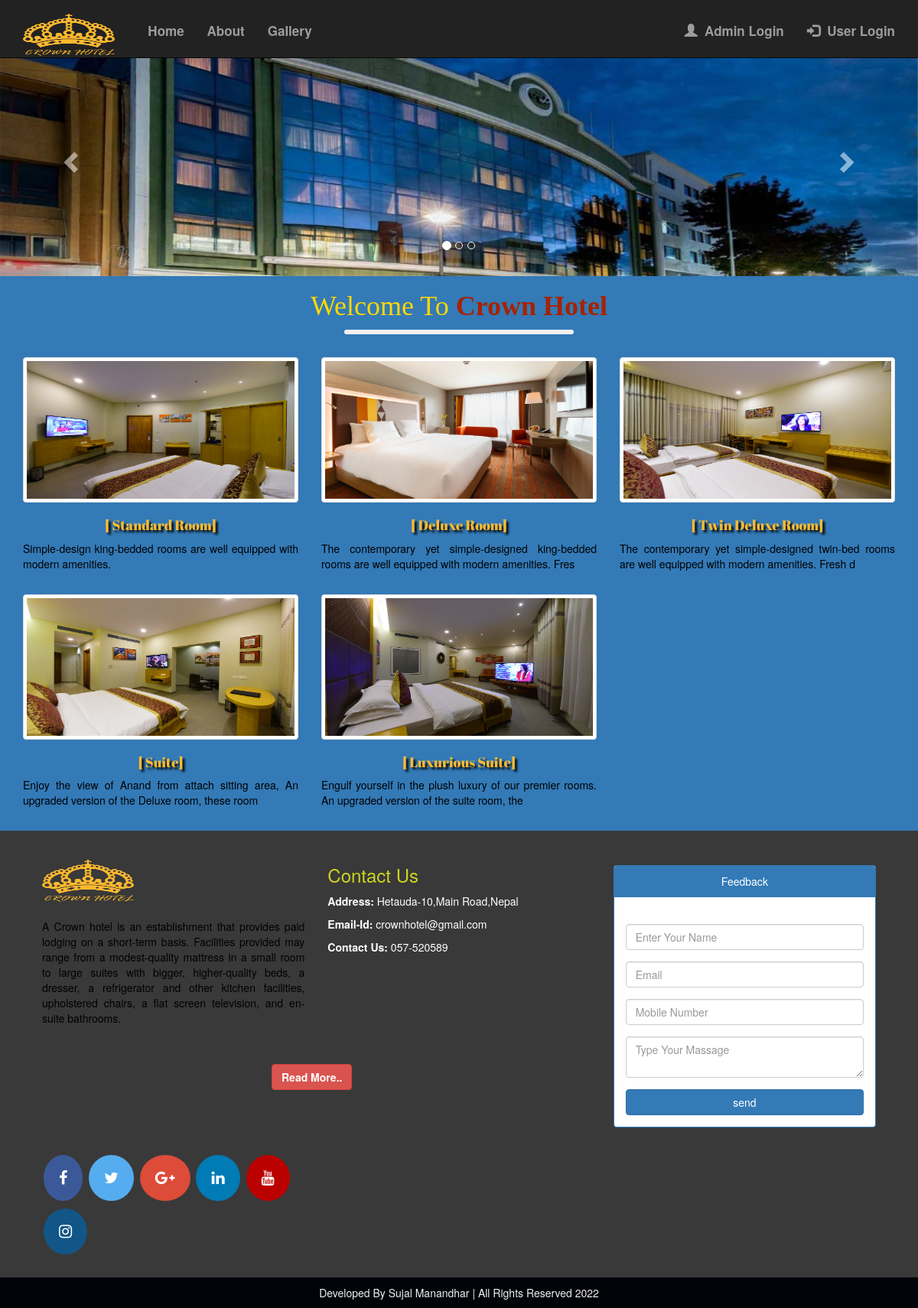
The page / on the database its author committed.
### tables this page shows
CREATE TABLE `slider` (
  `id` int(11) NOT NULL,
  `image` varchar(100) NOT NULL,
  `caption` varchar(100) NOT NULL
);

CREATE TABLE `rooms` (
  `room_id` int(11) NOT NULL,
  `room_no` int(11) NOT NULL,
  `type` varchar(100) NOT NULL,
  `price` bigint(20) NOT NULL,
  `details` text NOT NULL,
  `image` varchar(255) NOT NULL
);

### index.php (the view, shortened to what this page needs)
<!DOCTYPE html>
<html lang="en">
<head>
  <link rel="stylesheet" href="https://maxcdn.bootstrapcdn.com/bootstrap/3.4.0/css/bootstrap.min.css">
  <link href="css/style.css"rel="stylesheet"/>
</head>
<body style="margin-top:50px;">
  <?php
      include('Menu Bar.php')
  ?>
<div id="myCarousel" class="carousel slide" data-ride="carousel">
    <ol class="carousel-indicators">
      <li data-target="#myCarousel" data-slide-to="0" class="active"></li>
      <li data-target="#myCarousel" data-slide-to="1"></li>
	   <li data-target="#myCarousel" data-slide-to="2"></li>
    </ol>
    <div class="carousel-inner" role="listbox">
      <?php
		$i=1;
	  $sql=mysqli_query($con,"select * from slider");
		while($slider=mysqli_fetch_assoc($sql))
		{
		$slider_img=$slider['image'];
		$path="image/Slider/$slider_img";
			if($i==1)
			{
		?>
	  <div class="item active">
        <img src="<?php echo $path; ?>" alt="Image">
        <div class="carousel-caption">
		</div>
      </div>
		<?php	} ?>
		<?php $i++; } ?>
    </div>
    <a class="left carousel-control" href="#myCarousel" role="button" data-slide="prev">
      <span class="glyphicon glyphicon-chevron-left" aria-hidden="true"></span>
    </a>
    <a class="right carousel-control" href="#myCarousel" role="button" data-slide="next">
      <span class="glyphicon glyphicon-chevron-right" aria-hidden="true"></span>
    </a>
</div>
 <div class="container-fluid"id="red">
<div class="container text-center">
  <h1>Welcome To <font color="#a6e22b;"><b>Crown Hotel</b></font></h1><hr><br>
  <div class="row">
    <div class="hov">
	<?php
	$sql=mysqli_query($con,"select * from rooms");
	while($r_res=mysqli_fetch_assoc($sql))
	{
	?>
	<div class="col-sm-4">
      <a href="room_details.php?room_id=<?php echo $r_res['room_id']; ?>"><img src="image/rooms/<?php echo $r_res['image']; ?>"class="img-responsive thumbnail"alt="Image"id="img1">
      <h4 class="Room_Text">[ <?php echo $r_res['type']; ?>]</h4>
      <p class="text-justify"><?php echo substr($r_res['details'],0,100); ?></p><br>
  </a>
     </div>
	<?php } ?>
  </div>
  </div>
</div>
</div>
<?php
  include('Footer.php')
?>
</body>
</html>

### Menu Bar.php (shortened to what this page needs)
<nav class="navbar navbar-inverse navbar-fixed-top">
  <div class="container">
    <div class="navbar-header">
      <img src="logo/logo2.png" width="120px"height="70px"style="margin-top:5px;">&nbsp;&nbsp;&nbsp;&nbsp;&nbsp;&nbsp;
    </div>
    <div class="collapse navbar-collapse" id="myNavbar">
      <ul class="nav navbar-nav">
        <li><a href="index.php"title="Home">Home</a></li>
        <li><a href="about.php"title="About">About </a></li>
		    <li><a href="image gallery.php"title="Gallery">Gallery </a></li>
      </ul>
      <ul class="nav navbar-nav navbar-right">
        <li><a href="admin/index.php"title="Admin Login"><span class="glyphicon glyphicon-user"></span>&nbsp;&nbsp;Admin Login</a></li>
        <?php
      if($_SESSION['create_account_logged_in']!="")
      {
        ?>
        <li class="dropdown"><a class="dropdown-toggle" data-toggle="dropdown" href="#">View Status <span class="caret"></span></a>
        	<ul class="dropdown-menu">
          		<li><a href="profile.php">Profile</a></li>
              <li><a href="order.php">Booking Status</a></li>
              <li><a href="logout.php">Logout</a></li>
        	</ul>
        </li>
        <?PHP } else
		{
		?>
		<li><a href="Login.php"title="login"><span class="glyphicon glyphicon-log-in"></span>&nbsp;&nbsp;User Login</a>
        </li>
		<?php
		} ?>
      </ul>
    </div>
  </div>
</nav>

### Footer.php (shortened to what this page needs)
<footer style="background-color: #393939;">
    <div class="container-fluid">
	<div class="col-sm-4 hov">
		<img src="logo/logo2.png"width="120px"height="70px"/><br><br>
    <p class="text-justify">A  Crown hotel is an establishment that provides paid lodging on a short-term basis. Facilities provided may range from a modest-quality mattress in a small room to large suites with bigger, higher-quality beds, a dresser, a refrigerator and other kitchen facilities, upholstered chairs, a flat screen television, and en-suite bathrooms. </p><br>
      <center><a href="about.php" class="btn btn-danger"><b>Read More..</b></a></center><br><br><br>
 <?php
  include('Social ican.php')
?>
	</div>&nbsp;&nbsp;
	<div class="col-sm-4 text-justify">
	       <h3 style="color:#cdd51f;">Contact Us</h3>
      <p style="color:white;"><strong>Address:&nbsp;</strong>Hetauda-10,Main Road,Nepal</p>
      <p style="color:white;"><strong>Email-Id:&nbsp;</strong>crownhotel@gmail.com</p>
      <p style="color:white;"><strong>Contact Us:&nbsp;</strong>057-520589</p><br><br><br>
	</div>&nbsp;
	<div class="col-sm-4 text-center">
      <div class="panel panel-primary">
        <div class="panel-heading">Feedback</div>
          <div class="panel-body">
      <div class="feedback">
      <form method="post"><br>
        <div class="form-group">
          <input type="text" name="n" class="form-control" id="#"placeholder="Enter Your Name"required>
        </div>
        <div class="form-group">
          <input type="Email" name="e" class="form-control" id="#"placeholder="Email"required>
        </div>
        <div class="form-group">
          <input type="Number" name="mob" class="form-control" id="#"placeholder="Mobile Number"required>
        </div>
        <div class="form-group">
          <textarea type="Text" name="msg" class="form-control" id="#"placeholder="Type Your Massage"required></textarea>
        </div>
          <input type="submit" value="send" name="send" class="btn btn-primary btn-group-justified"required>
      </form>
        </div>
       </div>
      </div>
    </div>
  </div>
</footer>
<footer class="container-fluid text-center"style="background-color:#000408;height:40px;padding-top:10px;color:#f0f0f0;">
  <p>Developed By Sujal Manandhar | All Rights Reserved 2022</p>
</footer>

### Social ican.php (shortened to what this page needs)
<!DOCTYPE html>
<html>
<head>
<link rel="stylesheet" href="https://cdnjs.cloudflare.com/ajax/libs/font-awesome/4.7.0/css/font-awesome.min.css">
</head>
<body>
<a href="https://www.facebook.com/" class="fa fa-facebook"target="blank"title="facebook"></a>
<a href="https://twitter.com/"class="fa fa-twitter"target="blank"title="twitter"></a>
<a href="https://google-plus.com/" class="fa fa-google-plus"target="blank"title="google-plus"></a>
<a href="https://linkedin.com/" class="fa fa-linkedin"target="blank"title="linkedin"></a>
<a href="https://youtube.com/" class="fa fa-youtube"target="blank"title="youtube"></a>
<a href="https://instagram.com/" class="fa fa-instagram"target="blank"title="instagram"></a>
</body>
</html>

### css/style.css (style rules this page uses)
* { margin: 0px; padding: 0px; }
.navbar { margin-bottom: 0; border-radius: 0; font-weight: 600; font-size: 17px; }
.navbar a { position: relative; top: 15px; }
footer { padding: 25px; }
h3 { color: white; }
.carousel-inner img { width: 100%; margin: auto; min-height: 50px; }
#red { background-color: #337ab7; }
#red hr { width: 300px; margin: auto; margin-top: 10px; margin-bottom: 10px; height: 5px; background-color: #f0f0f0; border-radius: 20px; }
.text-justify { color: black; }
#img1 { width: 100%; height: 190px; }
h1 { font-family:'Lobster', cursive; color:gold; margin-bottom: 10px; }
.Room_Text { font-family: 'Abril Fatface', cursive; color: #ffbb31; text-shadow: 3px 3px 3px #000000; text-align: center; size: 10px; }
.btn-danger { margin: 20px; margin-left: 300px; }

### Social ican.php (style rules this page uses)
.fa { padding:20px; font-size:20px; text-align:center; margin: 5px 2px; border-radius:50%; text-decoration:none; }
.fa-facebook { background: #3B5998; color: white; }
.fa-twitter { background: #55ACEE; color: white; }
.fa-google-plus { background: #dd4b39; color: white; }
.fa-linkedin { background: #007bb5; color: white; }
.fa-youtube { background: #bb0000; color: white; }
.fa-instagram { background: #125688; color: white; }

### rows shown on the page
slider: image (picture)
rooms: image (picture), type "Standard Room", details "Simple-design king-bedded rooms are well equipped with modern amenities."
rooms: image (picture), type "Deluxe Room", details "The contemporary yet simple-designed king-bedded rooms are well equipped with modern amenities. Fres"
rooms: image (picture), type "Twin Deluxe Room", details "The contemporary yet simple-designed twin-bed rooms are well equipped with modern amenities. Fresh d"
rooms: image (picture), type "Suite", details "Enjoy the view of Anand from attach sitting area, An upgraded version of the Deluxe room, these room"
rooms: image (picture), type "Luxurious Suite", details "Engulf yourself in the plush luxury of our premier rooms. An upgraded version of the suite room, the"
